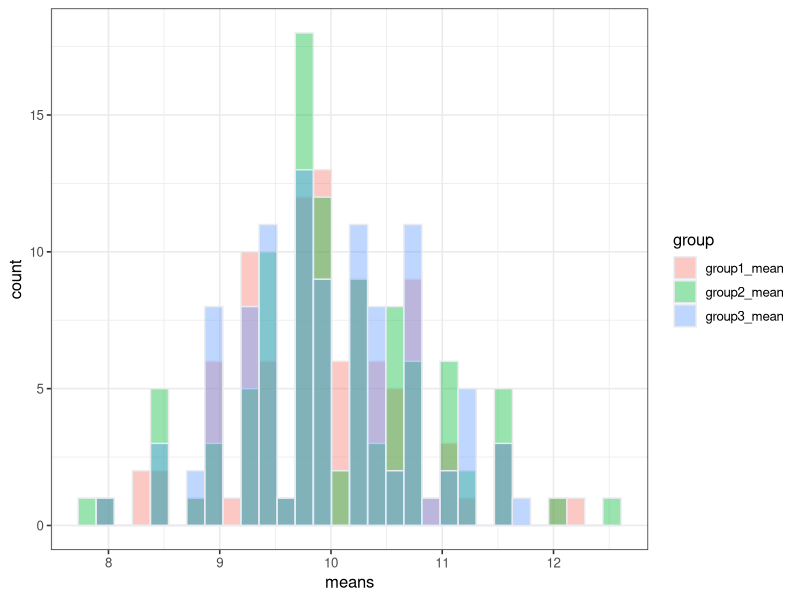

This chart was generated by the following R code:
## ---- chunk 1
counter = 0
pre_vec = runif(0:100)
my_vec = ifelse(pre_vec>0.5,1,0)
print(my_vec)

count_myvec = function(counter=0){
  for(i in 1:length(my_vec)){
  if(my_vec[i]==0){
    counter = counter + 1
  }
  }
  return(counter)
}
count_myvec()
## ---- chunk 2
count_myvec2 = function(counter=0){
  length(my_vec[my_vec == 0])
}
count_myvec2()
## ---- chunk 3
timestable = function(x=9,y=10){
  makeTT = matrix(nrow=y,ncol=x)
  for(i in 1:nrow(makeTT)){
    for(j in 1:ncol(makeTT)){
      makeTT[i,j] = i*j
    }
  }
return(makeTT)  
}
ninebyten = timestable()
print(ninebyten)
## ---- chunk 4
group1 = rnorm(n=20,mean=5,sd=0.1)
group2 = rnorm(n=20,mean=10,sd=0.1)
group3 = rnorm(n=20,mean=15,sd=0.1)

group = c(rep("group1",20),rep("group2",20),rep("group3",20))
response = c(group1,group2,group3)

my_df = data.frame(group,response)

print(my_df)

## ---- chunk 5
library(dplyr)

shuffle_calcmeans = function(df=my_df){
  shuff_resp = sample(df$response)
  shuff_df = data.frame(group,shuff_resp)
  group_means = aggregate(shuff_df$shuff_resp,list(shuff_df$group),FUN=mean)
  vec_means = group_means$x
  
  return(vec_means)
}

shuff_means = shuffle_calcmeans()   
print(shuff_means)
  
## ---- chunk 6
hun_shuff_df = data.frame(replicate=NA,group1_mean=NA,group2_mean=NA,group3_mean=NA)
  
for(i in 1:100){
  hun_shuff_df[i,] = c(i,shuffle_calcmeans())
}
print(hun_shuff_df)
## ---- chunk 7
library(ggplot2)
library(tidyr)

final_df = pivot_longer(hun_shuff_df,c("group1_mean","group2_mean","group3_mean"),names_to="group",values_to="means")
final_df = select(final_df,-"replicate")

hun_shuff_plot = ggplot(final_df,aes(x=means,fill=group)) +
  theme_bw(12) +
  geom_histogram(color='#e9ecef',alpha=0.4,position='identity',bins=30)
  

hun_shuff_plot

